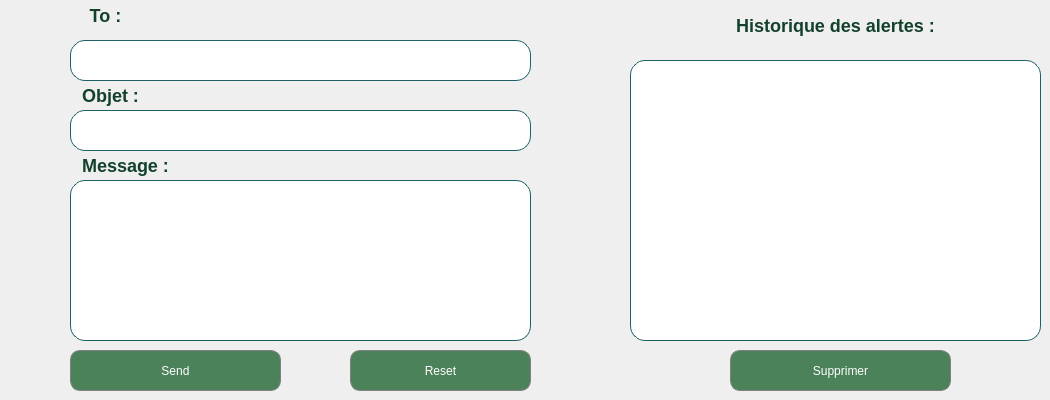
       <widget class="QWidget" name="tab_13">
        <attribute name="icon">
         <iconset resource="purestaybackground.qrc">
          <normaloff>:/Purestay/images/icones/boutonemail.png</normaloff>:/Purestay/images/icones/boutonemail.png</iconset>
        </attribute>
        <attribute name="title">
         <string>Mailing</string>
        </attribute>
        <widget class="QLabel" name="label_113">
         <property name="geometry">
          <rect>
           <x>80</x>
           <y>0</y>
           <width>51</width>
           <height>32</height>
          </rect>
         </property>
         <property name="styleSheet">
          <string notr="true">text-align:center;
color:rgb(19,65,43);
font-size:18px;</string>
         </property>
         <property name="text">
          <string>&lt;html&gt;&lt;head/&gt;&lt;body&gt;&lt;p align=&quot;center&quot;&gt;&lt;span style=&quot; font-weight:700;&quot;&gt;To :&lt;/span&gt;&lt;/p&gt;&lt;/body&gt;&lt;/html&gt;</string>
         </property>
        </widget>
        <widget class="QLabel" name="label_116">
         <property name="geometry">
          <rect>
           <x>70</x>
           <y>80</y>
           <width>81</width>
           <height>32</height>
          </rect>
         </property>
         <property name="styleSheet">
          <string notr="true">text-align:center;
color:rgb(19,65,43);
font-size:18px;</string>
         </property>
         <property name="text">
          <string>&lt;html&gt;&lt;head/&gt;&lt;body&gt;&lt;p align=&quot;center&quot;&gt;&lt;span style=&quot; font-weight:700;&quot;&gt;Objet :&lt;/span&gt;&lt;/p&gt;&lt;/body&gt;&lt;/html&gt;</string>
         </property>
        </widget>
        <widget class="QLabel" name="label_117">
         <property name="geometry">
          <rect>
           <x>70</x>
           <y>150</y>
           <width>111</width>
           <height>32</height>
          </rect>
         </property>
         <property name="styleSheet">
          <string notr="true">text-align:center;
color:rgb(19,65,43);
font-size:18px;</string>
         </property>
         <property name="text">
          <string>&lt;html&gt;&lt;head/&gt;&lt;body&gt;&lt;p align=&quot;center&quot;&gt;&lt;span style=&quot; font-weight:700;&quot;&gt;Message :&lt;/span&gt;&lt;/p&gt;&lt;/body&gt;&lt;/html&gt;</string>
         </property>
        </widget>
        <widget class="QLineEdit" name="recipient_2">
         <property name="geometry">
          <rect>
           <x>70</x>
           <y>40</y>
           <width>461</width>
           <height>41</height>
          </rect>
         </property>
         <property name="sizePolicy">
          <sizepolicy hsizetype="Preferred" vsizetype="Preferred">
           <horstretch>0</horstretch>
           <verstretch>0</verstretch>
          </sizepolicy>
         </property>
         <property name="styleSheet">
          <string notr="true">QLineEdit
{
border:solid;
border-color:rgb(28,96,101);
border-width:1px;
background-color:rgb(255,255,255);

border-radius:15px;
height:35px;
}</string>
         </property>
        </widget>
        <widget class="QLineEdit" name="subjectLineEdit_2">
         <property name="geometry">
          <rect>
           <x>70</x>
           <y>110</y>
           <width>461</width>
           <height>41</height>
          </rect>
         </property>
         <property name="sizePolicy">
          <sizepolicy hsizetype="Preferred" vsizetype="Preferred">
           <horstretch>0</horstretch>
           <verstretch>0</verstretch>
          </sizepolicy>
         </property>
         <property name="styleSheet">
          <string notr="true">QLineEdit
{
border:solid;
border-color:rgb(28,96,101);
border-width:1px;
background-color:rgb(255,255,255);

border-radius:15px;
height:35px;
}</string>
         </property>
        </widget>
        <widget class="QPlainTextEdit" name="message_2">
         <property name="geometry">
          <rect>
           <x>70</x>
           <y>180</y>
           <width>461</width>
           <height>161</height>
          </rect>
         </property>
         <property name="styleSheet">
          <string notr="true">border:solid;
border-color:rgb(28,96,101);
border-width:1px;
background-color:rgb(255,255,255);

border-radius:15px;
height:35px;</string>
         </property>
        </widget>
        <widget class="QPushButton" name="Resetmail_finance">
         <property name="geometry">
          <rect>
           <x>350</x>
           <y>350</y>
           <width>181</width>
           <height>41</height>
          </rect>
         </property>
         <property name="toolTip">
          <string>Ajouter Une Commande</string>
         </property>
         <property name="styleSheet">
          <string notr="true">QPushButton
{
border-color:gray;
border-width:1px;
border-style:solid;
border-radius:10px;
width:20px;
color:white;
background:rgb(76,130,89);

}
</string>
         </property>
         <property name="text">
          <string>Reset</string>
         </property>
         <property name="icon">
          <iconset resource="purestaybackground.qrc">
           <normaloff>:/Purestay/images/icones/supprimer.png</normaloff>:/Purestay/images/icones/supprimer.png</iconset>
         </property>
        </widget>
        <widget class="QPushButton" name="sendmail_finanace">
         <property name="geometry">
          <rect>
           <x>70</x>
           <y>350</y>
           <width>211</width>
           <height>41</height>
          </rect>
         </property>
         <property name="toolTip">
          <string>Ajouter Une Commande</string>
         </property>
         <property name="styleSheet">
          <string notr="true">QPushButton
{
border-color:gray;
border-width:1px;
border-style:solid;
border-radius:10px;
width:20px;
color:white;
background:rgb(76,130,89);

}
</string>
         </property>
         <property name="text">
          <string>Send</string>
         </property>
         <property name="icon">
          <iconset resource="purestaybackground.qrc">
           <normaloff>:/Purestay/images/icones/boutonemail.png</normaloff>:/Purestay/images/icones/boutonemail.png</iconset>
         </property>
        </widget>
        <widget class="QTextBrowser" name="tb_Alertsss">
         <property name="geometry">
          <rect>
           <x>630</x>
           <y>60</y>
           <width>411</width>
           <height>281</height>
          </rect>
         </property>
         <property name="styleSheet">
          <string notr="true">border:solid;
border-color:rgb(28,96,101);
border-width:1px;
background-color:rgb(255,255,255);

border-radius:15px;
height:35px;</string>
         </property>
        </widget>
        <widget class="QLabel" name="label_120">
         <property name="geometry">
          <rect>
           <x>720</x>
           <y>10</y>
           <width>231</width>
           <height>32</height>
          </rect>
         </property>
         <property name="styleSheet">
          <string notr="true">text-align:center;
color:rgb(19,65,43);
font-size:18px;</string>
         </property>
         <property name="text">
          <string>&lt;html&gt;&lt;head/&gt;&lt;body&gt;&lt;p align=&quot;center&quot;&gt;&lt;span style=&quot; font-weight:700;&quot;&gt;Historique des alertes :&lt;/span&gt;&lt;/p&gt;&lt;/body&gt;&lt;/html&gt;</string>
         </property>
        </widget>
        <widget class="QPushButton" name="supprimeralerte_finance">
         <property name="geometry">
          <rect>
           <x>730</x>
           <y>350</y>
           <width>221</width>
           <height>41</height>
          </rect>
         </property>
         <property name="toolTip">
          <string>Ajouter Une Commande</string>
         </property>
         <property name="styleSheet">
          <string notr="true">QPushButton
{
border-color:gray;
border-width:1px;
border-style:solid;
border-radius:10px;
width:20px;
color:white;
background:rgb(76,130,89);

}
</string>
         </property>
         <property name="text">
          <string>Supprimer</string>
         </property>
         <property name="icon">
          <iconset resource="purestaybackground.qrc">
           <normaloff>:/Purestay/images/icones/supprimer.png</normaloff>:/Purestay/images/icones/supprimer.png</iconset>
         </property>
        </widget>
       </widget>
